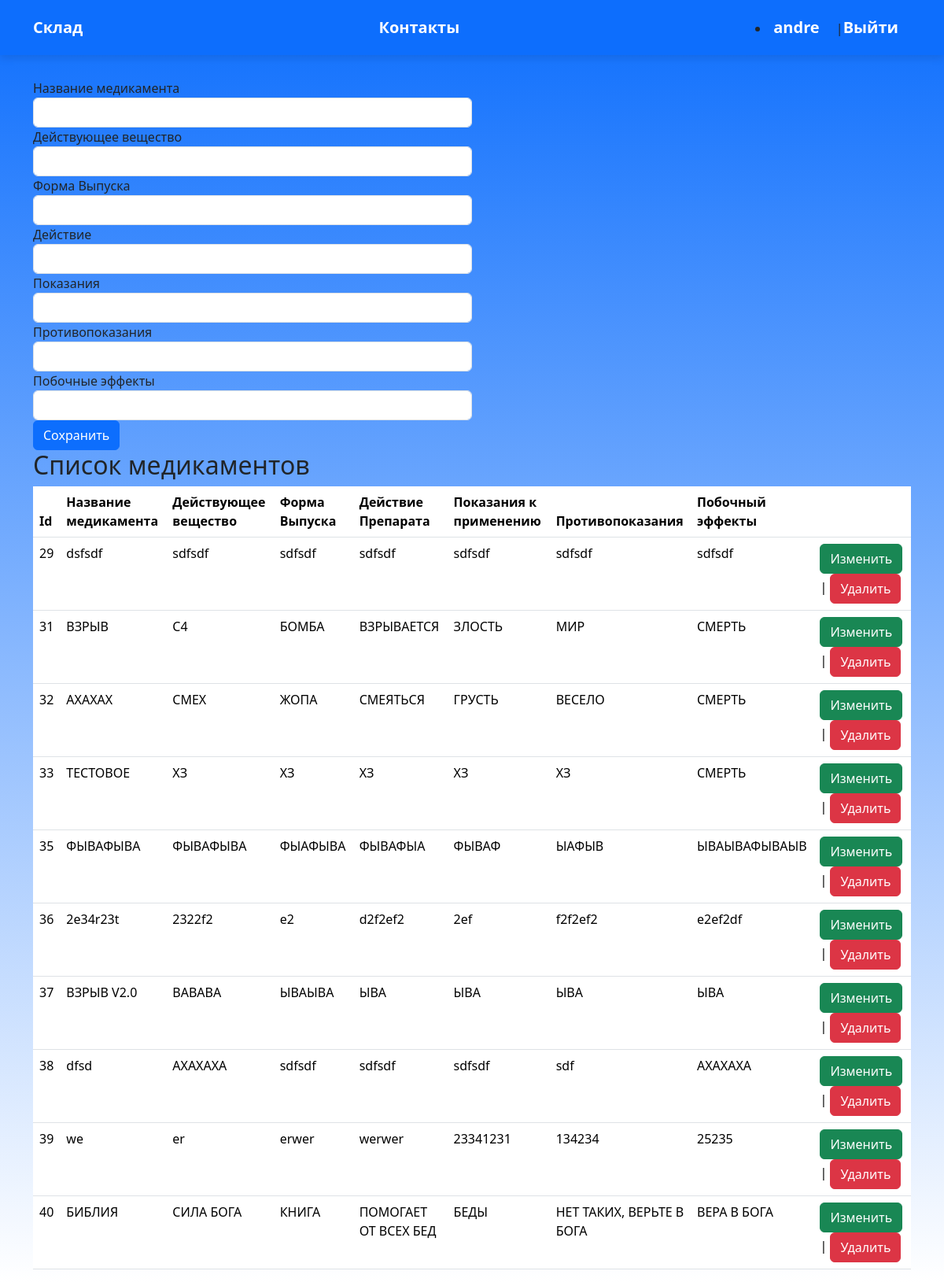
Screenshot of /index_addDel.html (signed in) with the database file from the repository.
### app1/models.py (models this page shows)
class Farma(models.Model):
    name = models.CharField(max_length=50)
    agent = models.CharField(max_length=50)
    form = models.CharField(max_length=10)
    action = models.CharField(max_length=500)
    need = models.CharField(max_length=500)
    non = models.CharField(max_length=500)
    subAction = models.CharField(max_length=500)

### app1/views.py (the view)
# urls.py: path('index_addDel.html', index_addDel),
def index_addDel(request):
    farma = Farma.objects.all()
    return render(request, "html/index_addDel.html", {"farma": farma})

### app1/templates/html/index_addDel.html (shortened to what this page needs)
<!DOCTYPE html>
<html lang="ru">
<head>
	<link rel="stylesheet" href="/static/styles/bootstrap-reboot.min.css">
	<link rel="stylesheet" href="/static/styles/bootstrap-grid.min.css">
	<link rel="stylesheet" href="/static/styles/styles.css">
    <link href="https://cdn.jsdelivr.net/npm/bootstrap@5.3.2/dist/css/bootstrap.min.css" rel="stylesheet">
</head>
<body>
	<nav class="navbar navbar-expand-lg navbar navbar-dark bg-primary">
		<div class="container">
			<a href="index.html" class="navbar-brand">Склад</a>
            <a href="index_info.html" class="navbar-brand">Контакты</a>
         {% if request.user.is_authenticated %}
				    <li><a class="navbar-brand">{{ user.get_username }} </a>|<a class="navbar-brand" href="/logout">Выйти</a></li>
				{% else %}
				     <li><a href="index_register.html" class="navbar-brand">Регистрация</a></li>
				{% endif %}
		</div>
	</nav>
    <div class="container">
        <form method="POST" action="create/">
            <div class="form-row">
               <div class="form-group col-md-6">
                   <label for = "Prep">Название медикамента</label><br>
                        <input type="text"  class="form-control" name="name" id = "Prep"  required/>
               </div>
               <div class="form-group col-md-6">
                   <label for="agent">Действующее вещество</label><br>
                        <input type="text" class="form-control" name="agent" id ="agent"  required/>
               </div>
               <div class="form-group col-md-6">
                    <label for="form">Форма Выпуска</label>
                    <input type="text" class="form-control" name = "form" id="form"  required/>
               </div>
               <div class="form-group col-md-6">
                    <label for="action">Действие</label>
                        <input type="text" class="form-control" name = "action" id="action"  required/>
               </div>
               <div class="form-group col-md-6">
                   <label for="need">Показания</label><br>
                   <input type="text" class="form-control" name="need" id="need" required/>
               </div>
               <div class="form-group col-md-6">
                   <label for="non">Противопоказания</label><br>
                    <input type="text" class="form-control" name="non" id="non"/>
               </div>
               <div class="form-group col-md-6">
                   <label for="sub">Побочные эффекты</label><br>
                    <input type="text" class="form-control" name="subAction" id="sub"/>
               </div>
          </div>
            <input type="submit" value="Сохранить" class="btn btn-primary">
        </form>
    </div>
    {% if farma.count > 0 %}
    <div class="container">
    <h2>Список медикаментов</h2>
    <table class="table table-hover">
        <thead>
        <th>Id</th>
        <th>Название медикамента</th>
        <th>Действующее вещество</th>
        <th>Форма Выпуска</th>
        <th>Действие Препарата</th>
        <th>Показания к применению</th>
        <th>Противопоказания</th>
        <th>Побочный эффекты</th>
        <th></th></thead>
        {% for prep in farma %}
        <tr>
            <td>{{ prep.id }}</td>
            <td>{{ prep.name }}</td>
            <td>{{ prep.agent }}</td>
            <td>{{ prep.form }}</td>
            <td>{{ prep.action }}</td>
            <td>{{ prep.need }}</td>
            <td>{{ prep.non }}</td>
            <td>{{ prep.subAction }}</td>
            <td><a class="btn btn-success" href="edit/{{prep.id}}">Изменить</a> | <a class="btn btn-danger" href="delete/{{prep.id}}">Удалить</a></td>
        </tr>
        {% endfor %}
    </table>
    {% endif %}
    </div>
</body>
</html>

### static/styles/styles.css (style rules this page uses)
body { position: relative; font-family: 'Noto Sans', sans-serif; font-size: 16px; line-height: 1.4; color: #000; min-width: 320px; overflow-x: hidden; height: auto; }
.navbar { width: 100%; height: 70px; box-shadow: 0 4px 10px rgba(0, 0, 0, .1); margin-bottom: 30px; }
.navbar .container { height: inherit; display: flex; justify-content: space-between; align-items: center; }
.navbar-brand { font-weight: 700; font-size: 26px; text-decoration: none; color: #000; transition: all .1s ease-in-out; }
.form-control { width: 75%; }

### app1/templates/html/index_addDel.html (style rules this page uses)
body { background: linear-gradient(#0d6efd, white); background-repeat: no-repeat; background-position: bottom; background-attachment: scroll; background-size: cover; }

### rows the page displays
Farma: id "29", name "dsfsdf", agent "sdfsdf", form "sdfsdf", action "sdfsdf", need "sdfsdf", non "sdfsdf", subAction "sdfsdf"
Farma: id "31", name "ВЗРЫВ", agent "С4", form "БОМБА", action "ВЗРЫВАЕТСЯ", need "ЗЛОСТЬ", non "МИР", subAction "СМЕРТЬ"
Farma: id "32", name "АХАХАХ", agent "СМЕХ", form "ЖОПА", action "СМЕЯТЬСЯ", need "ГРУСТЬ", non "ВЕСЕЛО", subAction "СМЕРТЬ"
Farma: id "33", name "ТЕСТОВОЕ", agent "ХЗ", form "ХЗ", action "ХЗ", need "ХЗ", non "ХЗ", subAction "СМЕРТЬ"
Farma: id "35", name "ФЫВАФЫВА", agent "ФЫВАФЫВА", form "ФЫАФЫВА", action "ФЫВАФЫА", need "ФЫВАФ", non "ЫАФЫВ", subAction "ЫВАЫВАФЫВАЫВ"
Farma: id "36", name "2e34r23t", agent "2322f2", form "e2", action "d2f2ef2", need "2ef", non "f2f2ef2", subAction "e2ef2df"
Farma: id "37", name "ВЗРЫВ V2.0", agent "ВАВАВА", form "ЫВАЫВА", action "ЫВА", need "ЫВА", non "ЫВА", subAction "ЫВА"
Farma: id "38", name "dfsd", agent "АХАХАХА", form "sdfsdf", action "sdfsdf", need "sdfsdf", non "sdf", subAction "АХАХАХА"
Farma: id "39", name "we", agent "er", form "erwer", action "werwer", need "23341231", non "134234", subAction "25235"
Farma: id "40", name "БИБЛИЯ", agent "СИЛА БОГА", form "КНИГА", action "ПОМОГАЕТ ОТ ВСЕХ БЕД", need "БЕДЫ", non "НЕТ ТАКИХ, ВЕРЬТЕ В БОГА", subAction "ВЕРА В БОГА"

### other values shown
{{ user.get_username }} "andre"
